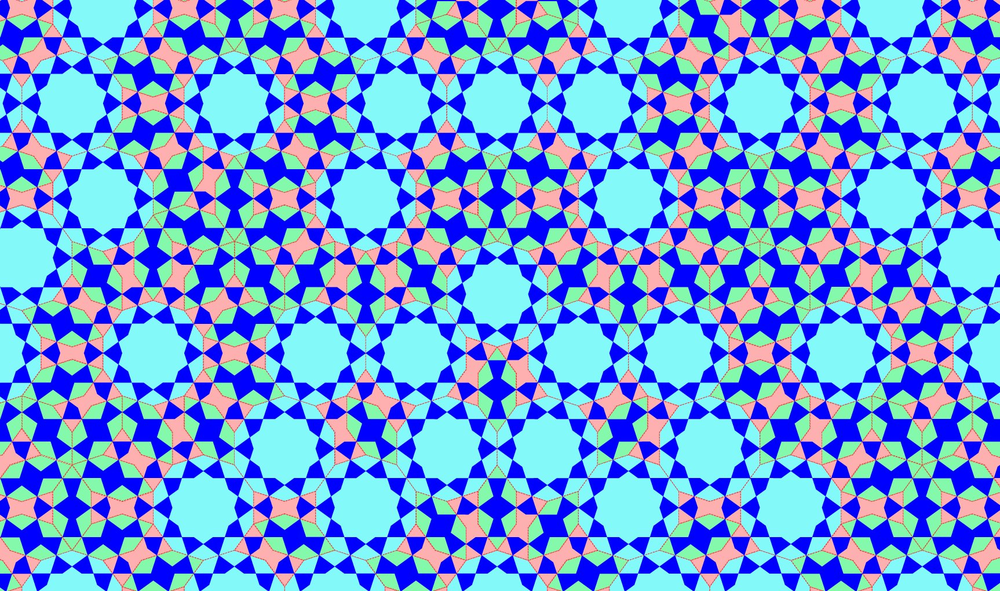
#> input picture finding4_darbi_imam/Darb-i Imam 1 - Primary test.png, 1000 x 591 px, shrunk from 1726 x 1020 before the run; its folder holds only this picture in this run
$ python -i image_filters.py   (imports and definitions only)
#> lines starting #> are read from the running program, lines starting #| are printed output that depends on the picture; after the words box and inside, x2 and y2 are one past the last pixel; in counts of white or black regions, pixels touching at a corner belong together
# image_filters.py
# =============================================================================
# SCOTT — Structural and Coherent Order in Topological Transforms
# https://github.com/[USERNAME]/scott-framework
#
# Image preprocessing filters.
# Each filter produces a different representation of the input image,
# suppressing a different class of information. Running a metric across
# all three filters provides partially independent tests of the same
# hypothesis.
# =============================================================================

import cv2
import numpy as np


# [18 lines left out: function raw_filter, not called in this run]


def topographic_filter(img_gray, step_interval=15, blur_strength=9,
                       clahe_strength=4):
    """
    Topographic isoline representation.

    Applies CLAHE contrast normalisation, then bilateral smoothing, then
    extracts intensity isolines at uniform grey-level intervals. The result
    is a topographic map of the intensity surface: texture and fine detail
    are suppressed, large-scale geometric structure is retained.

    Parameters used in the paper (Cundill 2026):
        step_interval = 15
        blur_strength = 9
        clahe_strength = 4

    Parameters
    ----------
    img_gray : np.ndarray
        Greyscale image, uint8, 512x512.
    step_interval : int
        Grey-level spacing between isoline levels. Default 15 gives 16
        contour levels across the 0-255 range.
    blur_strength : int
        Bilateral filter diameter. Controls smoothing before contouring.
    clahe_strength : float
        CLAHE clip limit. 0 disables CLAHE. Default 4.

    Returns
    -------
    np.ndarray
        3-channel (H, W, 3) uint8 image — white isolines on black canvas.
    """
    if clahe_strength > 0:
        clahe = cv2.createCLAHE(clipLimit=float(clahe_strength),
                                tileGridSize=(8, 8))
        processing_img = clahe.apply(img_gray)
    else:
        processing_img = img_gray.copy()

    h, w = processing_img.shape
    smoothed = cv2.bilateralFilter(processing_img, blur_strength, 75, 75)
    canvas = np.zeros((h, w, 3), dtype=np.uint8)

    for level in range(step_interval, 255, step_interval):
        _, thresh = cv2.threshold(smoothed, level, 255, cv2.THRESH_BINARY)
        contours, _ = cv2.findContours(thresh, cv2.RETR_TREE,
                                       cv2.CHAIN_APPROX_SIMPLE)
        cv2.drawContours(canvas, contours, -1, (255, 255, 255), 1)

    return canvas


# [31 lines left out: function edge_filter, not called in this run]

>>> import cv2
>>> picture = cv2.imread('finding4_darbi_imam/Darb-i Imam 1 - Primary test.png', cv2.IMREAD_GRAYSCALE)
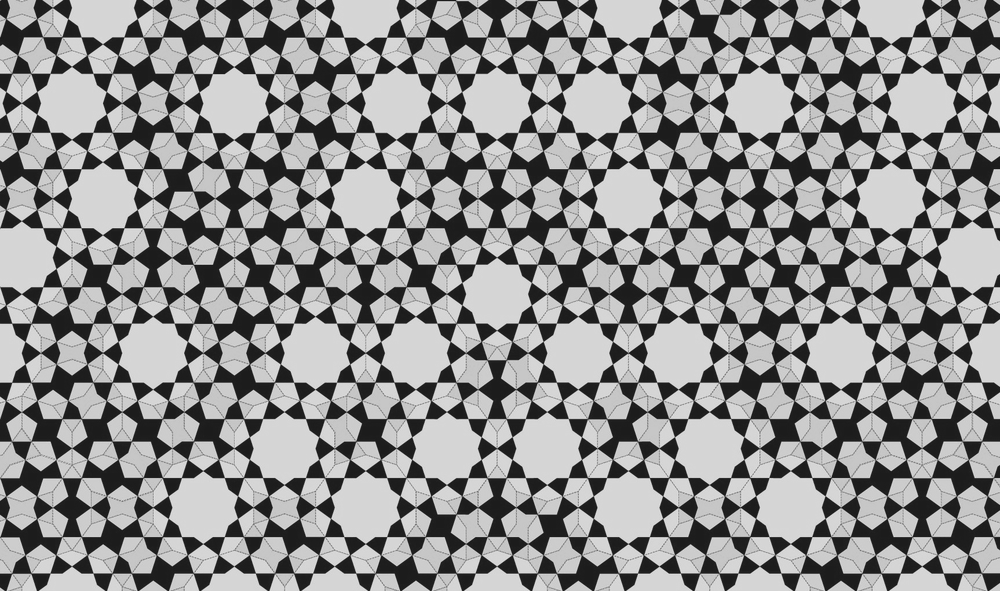
#> picture: shape (591, 1000); min 19, max 232, mean 145.2
>>> result = topographic_filter(picture)
#> in topographic_filter, `processing_img = clahe.apply(img_gray)`:
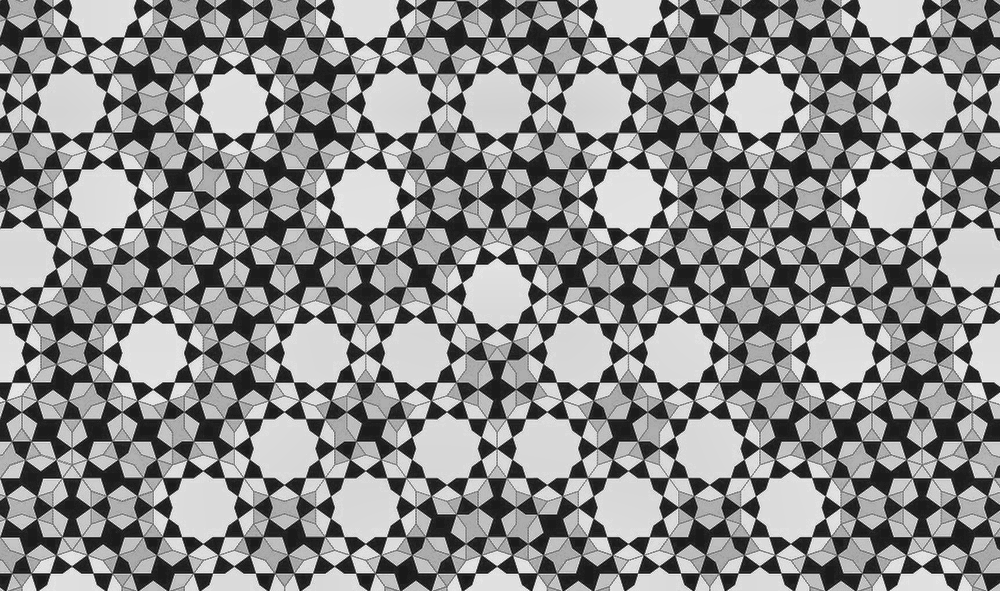
#> processing_img: shape (591, 1000); min 8, max 245, mean 141.4
#> the loop in topographic_filter, `for level in range(step_interval, 255, step_interval):` made 16 passes
#> contours on pass 1: [[[0, 0], [0, 590], [999, 590], [999, 0]]]
#> pass 2, in topographic_filter, `_, thresh = cv2.threshold(smoothed, level, 255, cv2.THRESH_BINARY)`:
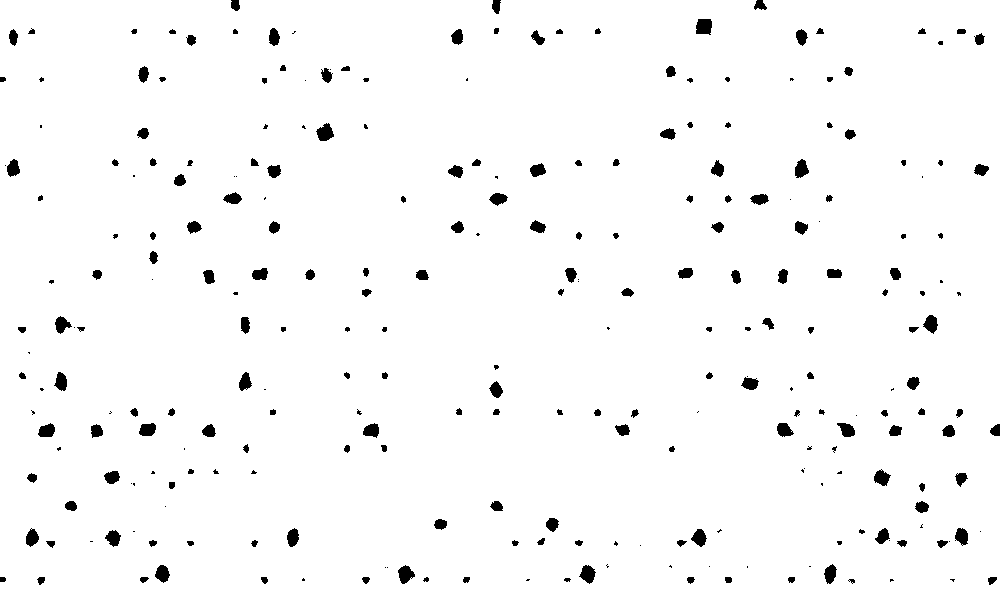
#> thresh: shape (591, 1000); 97.4% white; 270 black regions (80 under 20 px), largest, box (x1, y1, x2, y2) and area: (696, 19, 712, 35) 223, (316, 123, 334, 141) 214, (398, 565, 415, 584) 204
#> pass 3, in topographic_filter, `_, thresh = cv2.threshold(smoothed, level, 255, cv2.THRESH_BINARY)`:
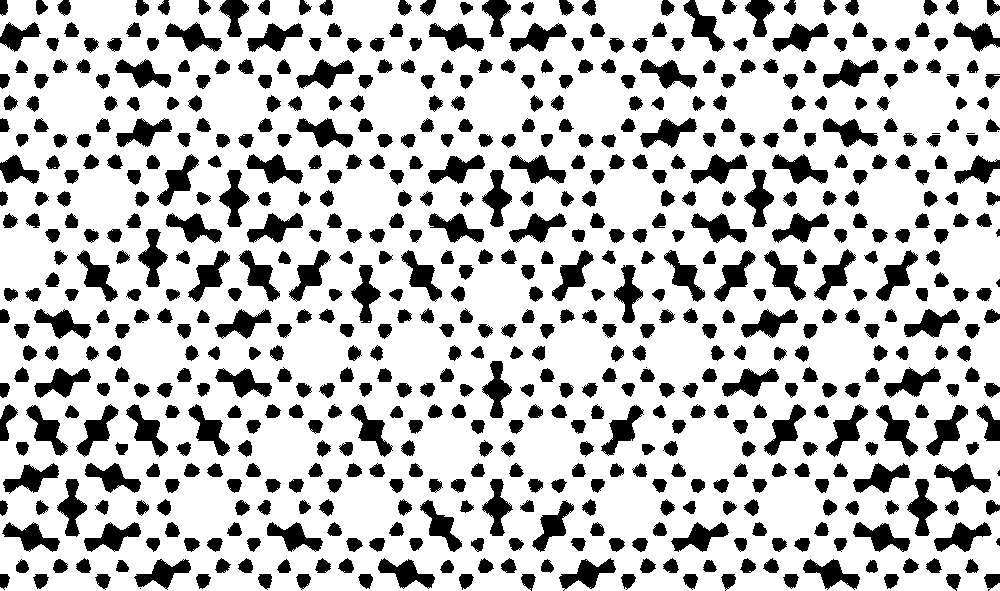
#> thresh: shape (591, 1000); 75.7% white; 616 black regions (7 under 20 px), largest, box (x1, y1, x2, y2) and area: (559, 558, 616, 591) 828, (853, 463, 910, 493) 827, (853, 522, 910, 552) 827
#> after the loop in topographic_filter, `for level in range(step_interval, 255, step_interval):`:
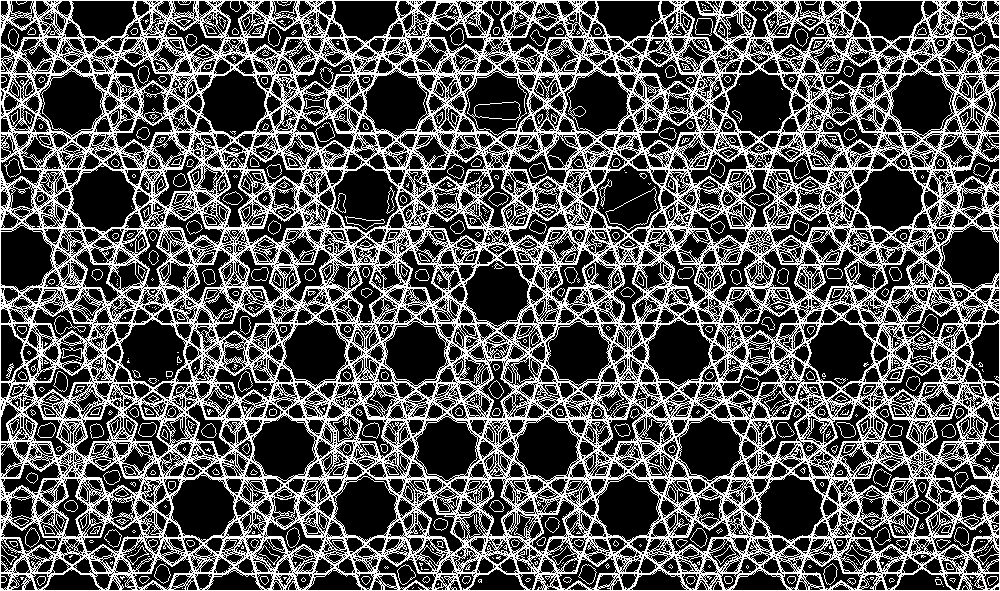
#> canvas: shape (591, 1000, 3); 33% white in thin lines or dots
#> after the loop in topographic_filter, `for level in range(step_interval, 255, step_interval):`: thresh: shape (591, 1000); every value is 0
